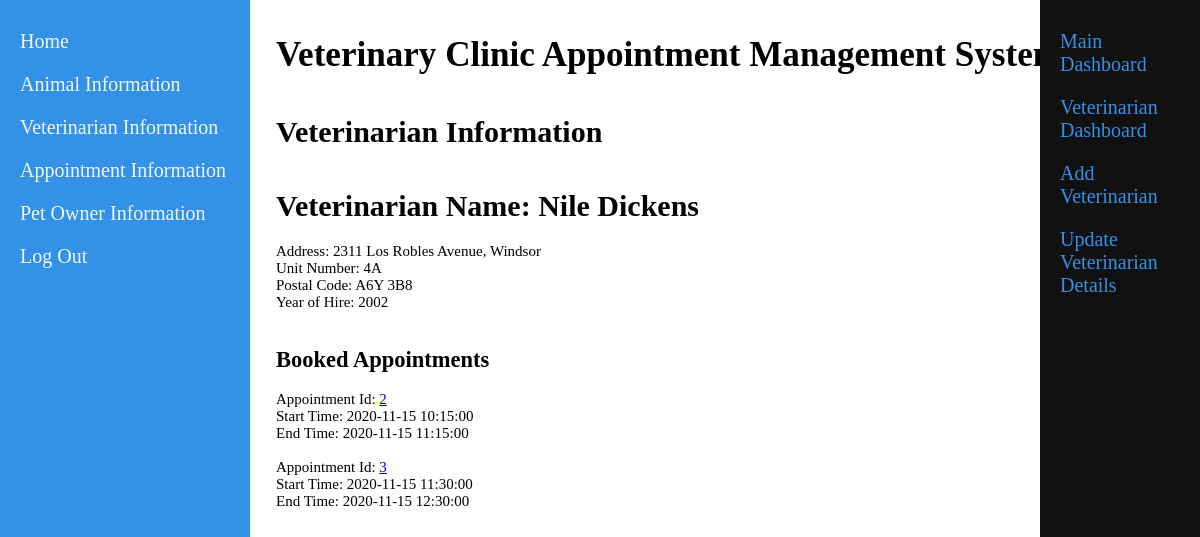
/veterinarianInfo.php?VetID=2, run on the app's committed database.
### tables this page shows
CREATE TABLE `veterinarian` (
  `VetID` int(11) NOT NULL,
  `FullName` varchar(50) NOT NULL,
  `AddressID` int(11) NOT NULL,
  `YearofHire` year(4) NOT NULL,
  `LastChanged` timestamp NOT NULL DEFAULT current_timestamp() ON UPDATE current_timestamp(),
  `CreatedOn` timestamp NOT NULL DEFAULT current_timestamp()
);

CREATE TABLE `address` (
  `AddressID` int(11) NOT NULL,
  `UnitNumber` varchar(15) DEFAULT NULL,
  `StreetNumber` varchar(15) NOT NULL,
  `StreetName` varchar(50) NOT NULL,
  `CityName` varchar(50) NOT NULL,
  `PostalCode` varchar(50) NOT NULL,
  `LastChanged` timestamp NOT NULL DEFAULT current_timestamp() ON UPDATE current_timestamp(),
  `CreatedOn` timestamp NOT NULL DEFAULT current_timestamp()
);

CREATE TABLE `appointment` (
  `AppointmentID` int(11) NOT NULL,
  `SystemUserID` int(11) NOT NULL,
  `VetID` int(11) NOT NULL,
  `ClientID` int(11) NOT NULL,
  `AnimalID` int(11) NOT NULL,
  `StartTime` datetime NOT NULL,
  `EndTime` datetime NOT NULL,
  `LastChanged` timestamp NOT NULL DEFAULT current_timestamp() ON UPDATE current_timestamp(),
  `CreatedOn` timestamp NOT NULL DEFAULT current_timestamp()
);

### veterinarianInfo.php (the view, shortened to what this page needs)
<!DOCTYPE html>
    <html>
       <head>
            <link href="CSS/portal.css" rel="stylesheet" type="text/css" >
        </head>
        <body>
            <div class="sidenav">
                <a href= "./">Home</a>
                <a href="animal.php">Animal Information</a>
                <a href="veterinarian.php">Veterinarian Information</a>
                <a href="appointment.php">Appointment Information</a>
                <a href="client.php">Pet Owner Information</a>
                <a href="logoutAct.php">Log Out</a>
            </div>
            <div class="main">
                <h3>Veterinary Clinic Appointment Management System</h3>
                <h4>Veterinarian Information</h4>
                <div class = "main-display">
	                <p>
	                	<?php
							$conn = OpenCon();
							$vetID = $_GET["VetID"];
							$sql = "SELECT veterinarian.FullName, veterinarian.YearofHire, address.UnitNumber, address.StreetNumber, address.StreetName, address.CityName, address.PostalCode
							FROM veterinarian JOIN address ON veterinarian.AddressID = address.AddressID WHERE veterinarian.VetID = '$vetID';";
							$result = $conn->query($sql);
							if ($result->num_rows > 0) {
								while($row = $result->fetch_assoc()) {
									echo "<h1>Veterinarian Name: " . $row['FullName'] . "</h1>";
									echo "Address: " . $row['StreetNumber'] . " " . $row['StreetName'] . ", " .$row['CityName'];
									if($row['UnitNumber'] != NULL)
										echo "<br>Unit Number: " . $row['UnitNumber'] . "<br>";
									else
										echo "<br>";
									echo "Postal Code: " . $row['PostalCode'] . "<br>";
									echo "Year of Hire: " . $row['YearofHire'] . "<br><br>";
								}
							}
							echo "<h2>Booked Appointments</h2>";
							$sql = "SELECT * FROM appointment WHERE appointment.VetID = '$vetID';";
							$result = $conn->query($sql);
							if ($result->num_rows > 0) {
								while($row = $result->fetch_assoc()) {
									echo "Appointment Id: " . '<a href="appointmentInfo.php?AppID=' . $row["AppointmentID"] . '">' . $row["AppointmentID"] . "</a><br>";
									echo "Start Time: " . $row['StartTime'] . "<br>End Time: " . $row['EndTime'] . "<br><br>";
								}
							}
							echo '  <div class="sidenav-right">
										<a href="dashboard.php">Main Dashboard</a>
						                <a href="veterinarian.php">Veterinarian Dashboard</a>
						                <a href="addVeterinarian.php">Add Veterinarian</a>
						                <a href="updateVeterinarian.php?VetID=' . $vetID . '"> Update Veterinarian Details </a>
						            </div>';
						?>
					</p>
				</div>
            </div>
        </body>
    </html>

### CSS/portal.css (style rules this page uses)
.sidenav { height: 100%; width: 250px; position: fixed; z-index: 1; top: 0; left: 0; background-color: #3391E7; overflow-x: hidden; padding-top: 20px; }
.sidenav a { padding: 10px 12px 10px 20px; text-decoration: none; font-size: 20px; color: #F0F8FF; display: block; }
.sidenav-right { height: 100%; width: 160px; position: fixed; z-index: 1; top: 0; right: 0; background-color: #111 ; overflow-x: hidden; padding-top: 20px; }
.sidenav-right a { padding: 10px 12px 10px 20px; text-decoration: none; font-size: 20px; color: #3391E7; display: block; }
.main { margin-left: 250px; font-size: 30px; padding: 0px 18px; }
.main-display { font-size: 15px; }

### data on the page
veterinarian: FullName "Nile Dickens", AddressID.StreetNumber "2311", AddressID.StreetName "Los Robles Avenue", AddressID.CityName "Windsor", AddressID.UnitNumber "4A", AddressID.PostalCode "A6Y 3B8", YearofHire "2002"
appointment: AppointmentID "2", StartTime "2020-11-15 10:15:00", EndTime "2020-11-15 11:15:00"
appointment: AppointmentID "3", StartTime "2020-11-15 11:30:00", EndTime "2020-11-15 12:30:00"
